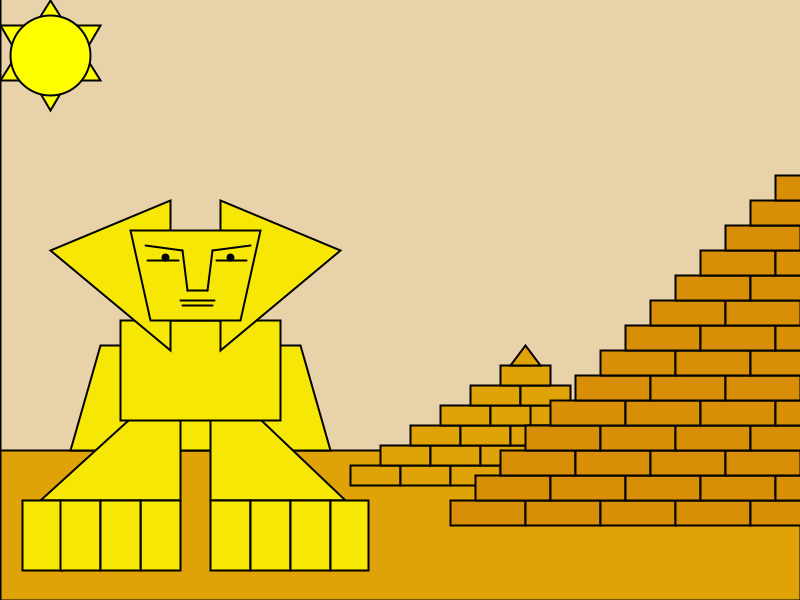
Frame 1 (no input)
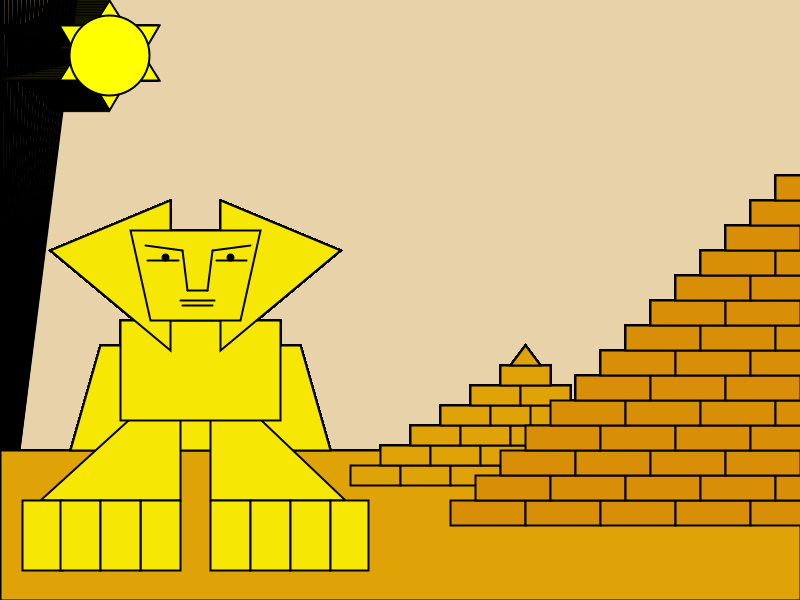
Frame 60 (the mouse pressed at the canvas centre just before this capture)
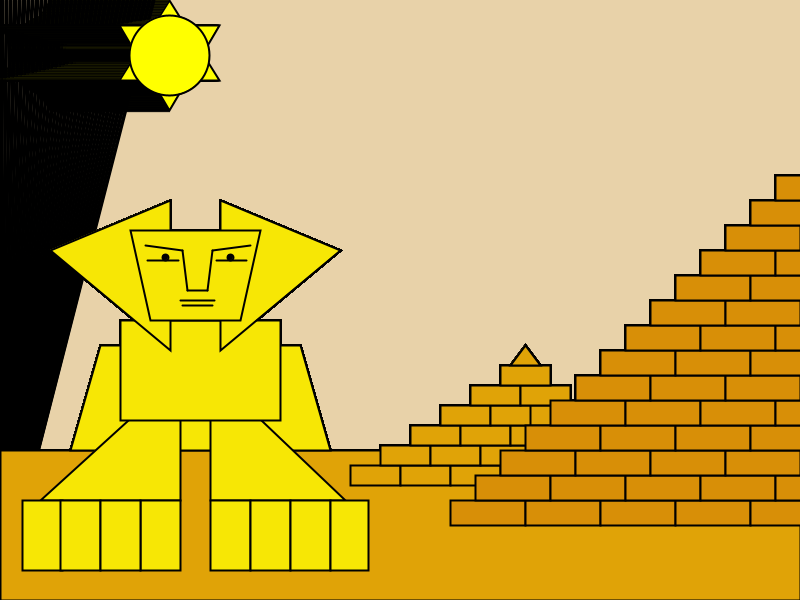
Frame 120 (the mouse held since frame 60 and released just before this capture)

The Processing sketch that drew these frames (run headless with seeded random() and noise(); from frame 60 on, the mouse is pressed at the canvas centre):

// Processing sketch: processing_89312
// ── processing_89312.pde

int w1=75;
int l1=25;
int w2=50;
int l2=20;
float Line=0;
int Sun=50;
int Sun1=0;
int Sun2=100;

void setup() {
  size(800, 600);
  background(232, 210, 169);
}

void draw() {
  smooth();
  noStroke();
  fill(224, 163, 7);
  rect(0, 450, 800, 150);
  stroke(0);
  strokeWeight(2);
  fill(198, 130, 2);
  
  line(Line,0,0,600);
  Line= Line + 1.3;
  
  fill(224, 163, 7);
  rect(0, 450, 800, 150);
  
  //Pyramid 2
  rect(350, 465, w2, l2);
  rect(400, 465, w2, l2);
  rect(450, 465, w2, l2);
  rect(380, 445, w2, l2);
  rect(430, 445, w2, l2);
  rect(480, 445, w2, l2);
  rect(410, 425, w2, l2);
  rect(460, 425, w2, l2);
  rect(510, 425, w2, l2);
  rect(440, 405, w2, l2);
  rect(490, 405, w2, l2);
  rect(530, 405, w2, l2);
  rect(470, 385, w2, l2);
  rect(520, 385, w2, l2);
  rect(500, 365, w2, l2);
  triangle(510, 365, 540, 365, 525, 345);



  //Pyramid 1
  fill(216, 143, 7);
  rect(450, 500, w1, l1);
  rect(525, 500, w1, l1);
  rect(600, 500, w1, l1);
  rect(675, 500, w1, l1);
  rect(750, 500, w1, l1);
  rect(475, 475, w1, l1);
  rect(550, 475, w1, l1);
  rect(625, 475, w1, l1);
  rect(700, 475, w1, l1);
  rect(775, 475, w1, l1);
  rect(500, 450, w1, l1);
  rect(575, 450, w1, l1);
  rect(650, 450, w1, l1);
  rect(725, 450, w1, l1);
  rect(525, 425, w1, l1);
  rect(600, 425, w1, l1);
  rect(675, 425, w1, l1);
  rect(750, 425, w1, l1);
  rect(550, 400, w1, l1);
  rect(625, 400, w1, l1);
  rect(700, 400, w1, l1);
  rect(775, 400, w1, l1);
  rect(575, 375, w1, l1);
  rect(650, 375, w1, l1);
  rect(725, 375, w1, l1);
  rect(600, 350, w1, l1);
  rect(675, 350, w1, l1);
  rect(750, 350, w1, l1);
  rect(625, 325, w1, l1);
  rect(700, 325, w1, l1);
  rect(775, 325, w1, l1);
  rect(650, 300, w1, l1);
  rect(725, 300, w1, l1);
  rect(675, 275, w1, l1);
  rect(750, 275, w1, l1);
  rect(700, 250, w1, l1);
  rect(775, 250, w1, l1);
  rect(725, 225, w1, l1);
  rect(750, 200, w1, l1);
  rect(775, 175, w1, l1);

  //Essfinge
  fill(247, 231, 5);
  quad(100, 345, 300, 345, 330, 450, 70, 450);
  //Knees
  quad(210, 400, 240, 400, 345, 500, 210, 500);
  quad(150, 400, 180, 400, 180, 500, 40, 500);
  //Fingers
  rect(22, 500, 40, 70);
  rect(60, 500, 40, 70);
  rect(140, 500, 40, 70);
  rect(100, 500, 40, 70);
  rect(210, 500, 40, 70);
  rect(250, 500, 40, 70);
  rect(290, 500, 40, 70);
  rect(330, 500, 38, 70);

  //Body
  rect(120, 320, 160, 100);
  triangle(170, 200, 170, 350, 50, 250);
  triangle(220, 200, 220, 350, 340, 250);
  //face
  quad(130, 230, 150, 320, 240, 320, 260, 230);
  line(145, 245, 182, 250);
  line(212, 250, 250, 245);
  fill(0);
  ellipse(230, 257, 6, 6);
  ellipse(165, 257, 6, 6);
  line(147, 260, 178, 260);
  line(216, 260, 246, 260);
  line(182, 250, 187, 290);
  line(212, 250, 207, 290);
  line(187, 290, 207, 290);
  line(180, 300, 214, 300);
  line(182, 305, 212, 305);

  //Sun
  fill(255, 255, 0);
  triangle(Sun, 0, Sun1, 80, Sun2, 80);
  triangle(Sun, 110, Sun1, 25, Sun2, 25);
  ellipse(Sun, 55, 80, 80);
  Sun=Sun + 1;
  Sun1=Sun1 +1;
  Sun2=Sun2 +1;
  
  
}

void mouseDragged() {
  line(pmouseX, pmouseY, mouseX, mouseY);
}
void keyPressed() {
  background(232, 210, 169);
} 
